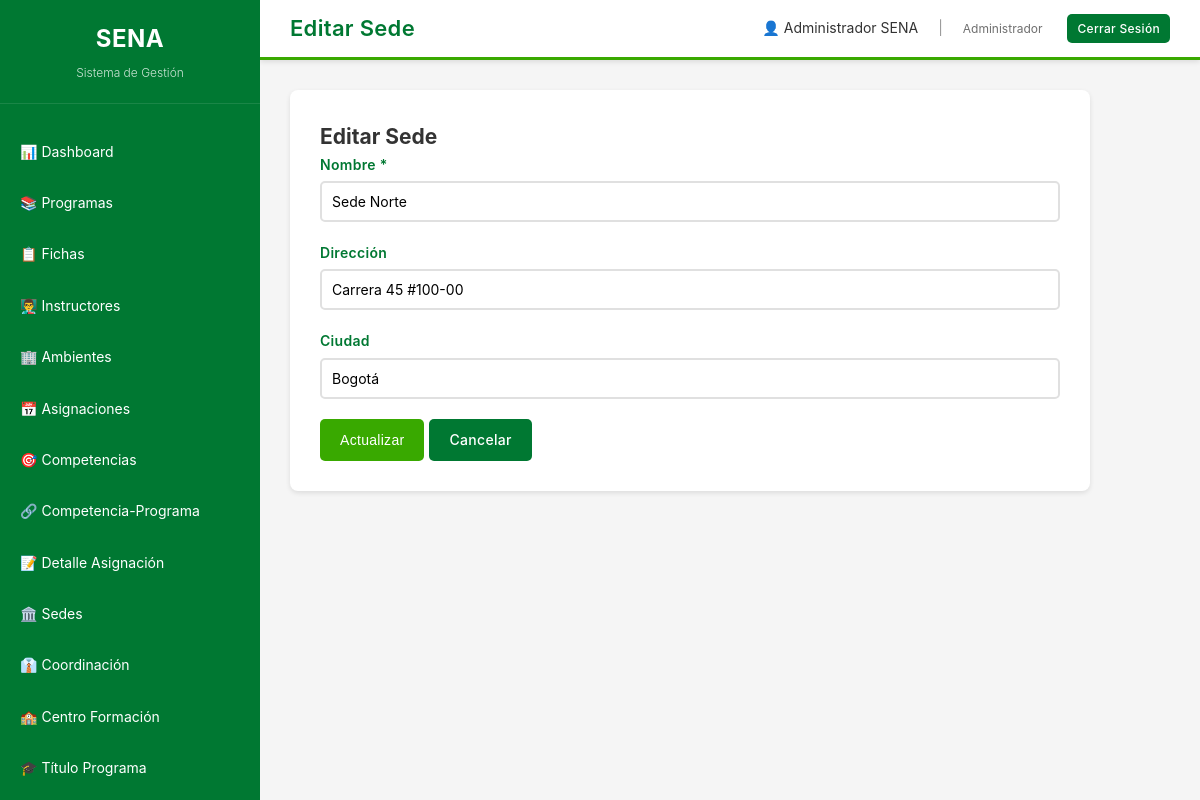
Screenshot of /views/sede/editar.php?id=2 (signed in) with the database file from the repository.
### tables this page shows
CREATE TABLE sede (
    id INT PRIMARY KEY AUTO_INCREMENT,
    nombre VARCHAR(200) NOT NULL,
    direccion VARCHAR(255),
    ciudad VARCHAR(100),
    created_at TIMESTAMP DEFAULT CURRENT_TIMESTAMP
);

### conexion.php (called while the page is built, shortened)
<?php
class Database {
    private static $instance = null;
    private $conn;
    private function __construct() {
        try {
            $this->conn = new PDO(
                "mysql:host=" . DB_HOST . ";dbname=" . DB_NAME . ";charset=utf8mb4",
                DB_USER,
                DB_PASS,
                [
                    PDO::ATTR_ERRMODE => PDO::ERRMODE_EXCEPTION,
                    PDO::ATTR_DEFAULT_FETCH_MODE => PDO::FETCH_ASSOC,
                    PDO::ATTR_EMULATE_PREPARES => false,
                    PDO::MYSQL_ATTR_INIT_COMMAND => "SET NAMES utf8mb4 COLLATE utf8mb4_unicode_ci"
                ]
            );
            $this->conn->exec("SET CHARACTER SET utf8mb4");
            $this->conn->exec("SET NAMES utf8mb4");
        } catch(PDOException $e) {
            die("Error de conexión: " . $e->getMessage());
        }
    }
    public static function getInstance() {
        if (self::$instance === null) {
            self::$instance = new self();
        }
        return self::$instance;
    }
    public function getConnection() {
        return $this->conn;
    }
}
?>

### model/SedeModel.php (called while the page is built, shortened)
<?php
require_once __DIR__ . '/../conexion.php';
class SedeModel {
    private $conn;
    public function __construct() {
        $this->conn = Database::getInstance()->getConnection();
    }
    public function getById($id) {
        $stmt = $this->conn->prepare("SELECT * FROM sede WHERE id = ?");
        $stmt->execute([$id]);
        return $stmt->fetch();
    }
}
?>

### views/sede/editar.php (the view)
<?php require_once __DIR__ . '/../../model/SedeModel.php'; $model = new SedeModel(); $id = $_GET['id']; $registro = $model->getById($id); if ($_SERVER['REQUEST_METHOD'] === 'POST') { $model->update($id, $_POST); header('Location: index.php?msg=actualizado'); exit; } $pageTitle = "Editar Sede"; include __DIR__ . '/../layout/header.php'; include __DIR__ . '/../layout/sidebar.php'; ?>
<div class="main-content"><div class="form-container"><h2>Editar Sede</h2><form method="POST"><div class="form-group"><label>Nombre *</label><input type="text" name="nombre" class="form-control" value="<?php echo $registro['nombre']; ?>" required></div><div class="form-group"><label>Dirección</label><input type="text" name="direccion" class="form-control" value="<?php echo $registro['direccion']; ?>"></div><div class="form-group"><label>Ciudad</label><input type="text" name="ciudad" class="form-control" value="<?php echo $registro['ciudad']; ?>"></div><div class="btn-group"><button type="submit" class="btn btn-primary">Actualizar</button><a href="index.php" class="btn btn-secondary">Cancelar</a></div></form></div></div><?php include __DIR__ . '/../layout/footer.php'; ?>

### assets/css/styles.css (style rules this page uses)
:root { --verde-principal: #39A900; --verde-secundario: #007832; --verde-hover: #005a25; --blanco: #ffffff; --gris-claro: #f5f5f5; --gris-medio: #e0e0e0; --gris-texto: #333333; }
* { margin: 0; padding: 0; box-sizing: border-box; }
html { -webkit-font-smoothing: antialiased; -moz-osx-font-smoothing: grayscale; text-rendering: optimizeLegibility; }
body { font-family: 'Poppins', -apple-system, BlinkMacSystemFont, 'Segoe UI', 'Roboto', 'Oxygen', 'Ubuntu', 'Cantarell', sans-serif; background-color: var(--gris-claro); color: var(--gris-texto); -webkit-font-smoothing: antialiased; -moz-osx-font-smoothing: grayscale; font-size: 14px; line-height: 1.6; font-weight: 400; }
.main-content { margin-left: 260px; margin-top: 60px; padding: 30px; min-height: calc(100vh - 60px); }
.btn { padding: 10px 20px; border: none; border-radius: 5px; cursor: pointer; text-decoration: none; display: inline-block; transition: all 0.3s; font-size: 14px; font-weight: 500; letter-spacing: 0.3px; }
.btn-primary { background-color: var(--verde-principal); color: var(--blanco); }
.btn-secondary { background-color: var(--verde-secundario); color: var(--blanco); }
.btn-group { display: flex; gap: 5px; }
.form-container { background: var(--blanco); padding: 30px; border-radius: 8px; box-shadow: 0 2px 5px rgba(0,0,0,0.1); max-width: 800px; }
.form-group { margin-bottom: 20px; }
.form-group label { display: block; margin-bottom: 5px; color: var(--verde-secundario); font-weight: 600; letter-spacing: 0.3px; }
.form-control { width: 100%; padding: 10px; border: 2px solid var(--gris-medio); border-radius: 5px; font-size: 14px; font-family: inherit; transition: border-color 0.3s; }

### rows the page displays
sede: nombre "Sede Norte", direccion "Carrera 45 #100-00", ciudad "Bogotá"

### other values shown
$pageTitle "Editar Sede"
$_SESSION['usuario_nombre'] "Administrador SENA"
$_SESSION['usuario_rol'] "Administrador"
